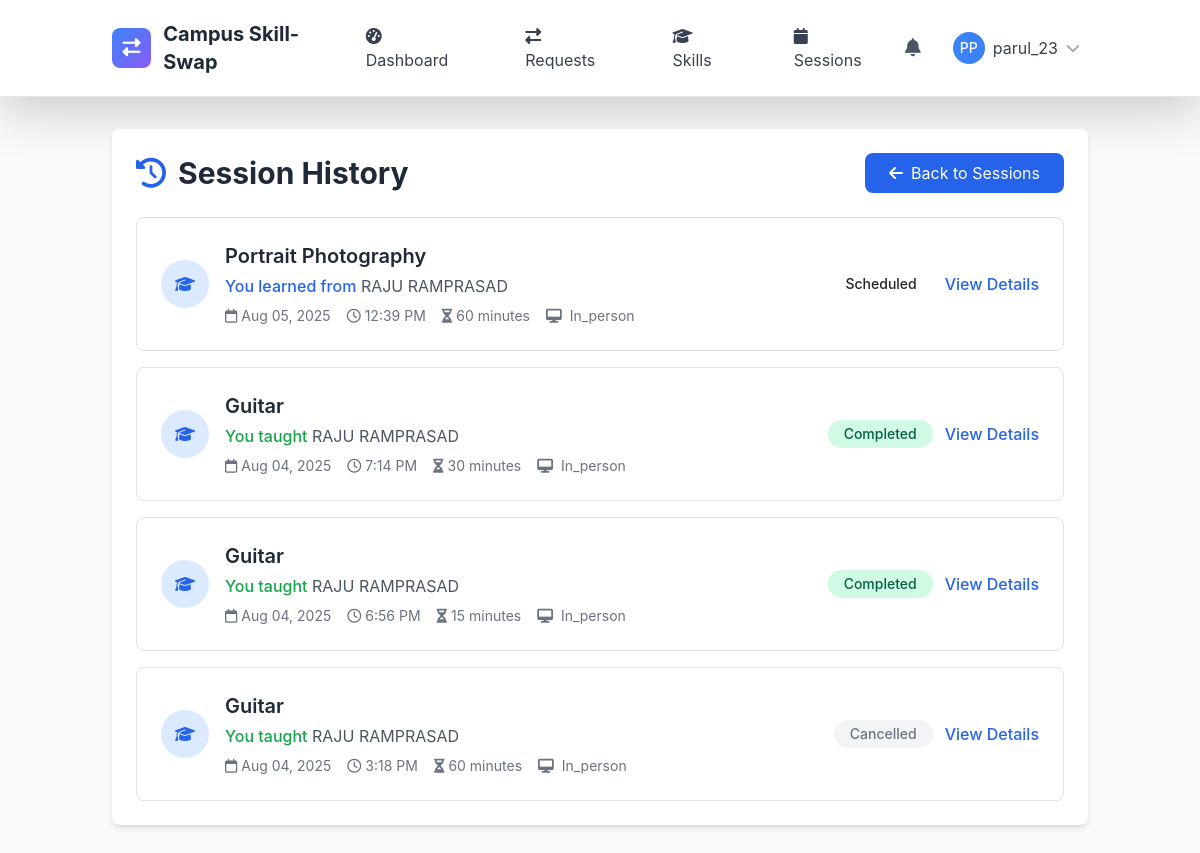
/sessions/history/ (signed in), run on the app's committed database.
### skill_sessions/models.py (models this page shows, shortened)
class SkillSwapSession(models.Model):
    STATUS_CHOICES = [
        ('scheduled', 'Scheduled'),
        ('in_progress', 'In Progress'),
        ('completed', 'Completed'),
        ('cancelled', 'Cancelled'),
        ('no_show', 'No Show'),
    ]
    request = models.OneToOneField(SkillSwapRequest, on_delete=models.CASCADE, related_name='session')
    teacher = models.ForeignKey(User, on_delete=models.CASCADE, related_name='teaching_sessions')
    learner = models.ForeignKey(User, on_delete=models.CASCADE, related_name='learning_sessions')
    skill = models.ForeignKey('skills.Skill', on_delete=models.CASCADE, related_name='skill_sessions')
    scheduled_date = models.DateTimeField()
    duration_minutes = models.PositiveIntegerField(default=60)
    format = models.CharField(max_length=20, choices=[
        ('online', 'Online'),
        ('in_person', 'In-Person'),
    ])
    location = models.CharField(max_length=200, blank=True)
    meeting_link = models.URLField(blank=True, help_text="For online sessions")
    status = models.CharField(max_length=20, choices=STATUS_CHOICES, default='scheduled')
    started_at = models.DateTimeField(null=True, blank=True)
    ended_at = models.DateTimeField(null=True, blank=True)
    actual_duration = models.PositiveIntegerField(null=True, blank=True, help_text="Actual duration in minutes")
    teacher_notes = models.TextField(blank=True, help_text="Private notes for the teacher")
    learner_notes = models.TextField(blank=True, help_text="Private notes for the learner")
    session_summary = models.TextField(blank=True, help_text="What was covered in this session")
    created_at = models.DateTimeField(auto_now_add=True)
    updated_at = models.DateTimeField(auto_now=True)
    class Meta:
        ordering = ['scheduled_date']
        db_table = 'swapsession'

### skills/models.py (models this page shows, shortened)
class Skill(models.Model):
    name = models.CharField(max_length=100)
    category = models.ForeignKey(SkillCategory, on_delete=models.CASCADE, related_name='skills')
    description = models.TextField(blank=True)
    is_popular = models.BooleanField(default=False)
    created_at = models.DateTimeField(auto_now_add=True)
    updated_at = models.DateTimeField(auto_now=True)
    class Meta:
        ordering = ['category__name', 'name']
        unique_together = ['name', 'category']

### skill_sessions/views.py (the view)
# urls.py: path('history/', views.SessionHistoryView.as_view(), name='session_history'),
class SessionHistoryView(LoginRequiredMixin, ListView):
    model = SkillSwapSession
    template_name = 'skill_sessions/session_history.html'
    context_object_name = 'sessions'
    def get_queryset(self):
        from django.db.models import Q
        return SkillSwapSession.objects.filter(
            Q(teacher=self.request.user) | Q(learner=self.request.user)
        ).filter(
            Q(status__in=['completed', 'cancelled', 'no_show']) |
            Q(scheduled_date__lt=timezone.now(), status='scheduled')
        ).select_related('teacher', 'learner', 'skill').order_by('-scheduled_date')
    def get_context_data(self, **kwargs):
        context = super().get_context_data(**kwargs)
        context.update(get_user_statistics(self.request.user))
        return context

### templates/skill_sessions/session_history.html (shortened to what this page needs)
{% extends 'base.html' %}
{% load static %}
{% block content %}
<div class="container mx-auto px-4 py-8">
    <div class="bg-white rounded-lg shadow-md p-6">
        <div class="flex items-center justify-between mb-6">
            <h1 class="text-3xl font-bold text-gray-800">
                <i class="fas fa-history mr-3 text-blue-600"></i>Session History
            </h1>
            <a href="{% url 'skill_sessions:my_sessions' %}" class="bg-blue-600 hover:bg-blue-700 text-white px-4 py-2 rounded-lg transition-colors">
                <i class="fas fa-arrow-left mr-2"></i>Back to Sessions
            </a>
        </div>
        {% if sessions %}
            <div class="space-y-4">
                {% for session in sessions %}
                    <div class="border rounded-lg p-4 hover:shadow-md transition-shadow">
                        <div class="flex items-center justify-between">
                            <div class="flex-1">
                                <div class="flex items-center space-x-4">
                                    <div class="flex-shrink-0">
                                        <div class="w-12 h-12 bg-blue-100 rounded-full flex items-center justify-center">
                                            <i class="fas fa-graduation-cap text-blue-600"></i>
                                        </div>
                                    </div>
                                    <div class="flex-1">
                                        <h3 class="text-xl font-semibold text-gray-800">{{ session.skill.name }}</h3>
                                        <div class="text-gray-600 mt-1">
                                            {% if session.teacher == user %}
                                                <span class="text-green-600 font-medium">You taught</span>
                                                {{ session.learner.get_full_name|default:session.learner.username }}
                                            {% else %}
                                                <span class="text-blue-600 font-medium">You learned from</span>
                                                {{ session.teacher.get_full_name|default:session.teacher.username }}
                                            {% endif %}
                                        </div>
                                        <div class="flex items-center space-x-4 mt-2 text-sm text-gray-500">
                                            <span><i class="far fa-calendar mr-1"></i>{{ session.scheduled_date|date:"M d, Y" }}</span>
                                            <span><i class="far fa-clock mr-1"></i>{{ session.scheduled_date|time:"g:i A" }}</span>
                                            <span><i class="fas fa-hourglass-half mr-1"></i>{{ session.duration_minutes }} minutes</span>
                                            <span class="capitalize">
                                                <i class="fas fa-{{ session.format|yesno:'desktop,map-marker-alt' }} mr-1"></i>
                                                {{ session.format|capfirst }}
                                            </span>
                                        </div>
                                    </div>
                                </div>
                            </div>
                            <div class="flex items-center space-x-3">
                                <span class="status-badge status-{{ session.status }} px-3 py-1 rounded-full text-sm font-medium">
                                    {{ session.get_status_display }}
                                </span>
                                <a href="{% url 'skill_sessions:session_detail' session.id %}"
                                   class="text-blue-600 hover:text-blue-800 font-medium">
                                    View Details
                                </a>
                            </div>
                        </div>
                    </div>
                {% endfor %}
            </div>
        {% endif %}
    </div>
</div>
{% endblock %}

### templates/base.html (shortened to what this page needs)
{% load static %}
<!DOCTYPE html>
<html lang="en" class="h-full">
<head>
    <script src="https://cdn.tailwindcss.com"></script>
    <link href="https://cdn.jsdelivr.net/npm/bootstrap@5.3.2/dist/css/bootstrap.min.css" rel="stylesheet">
    <link rel="stylesheet" href="https://cdnjs.cloudflare.com/ajax/libs/font-awesome/6.5.1/css/all.min.css">
</head>
<body class="bg-gray-50 h-full">
    <nav class="bg-white shadow-lg border-b">
        <div class="container mx-auto px-4">
            <div class="flex justify-between items-center py-3">
                <div class="flex items-center space-x-3">
                    <div class="w-10 h-10 gradient-bg rounded-lg flex items-center justify-center">
                        <i class="fas fa-exchange-alt text-white text-lg"></i>
                    </div>
                    <a href="{% url 'core:home' %}" class="text-xl font-bold text-gray-800 hover:text-blue-600 transition-colors">
                        Campus Skill-Swap
                    </a>
                </div>
                <div class="hidden md:flex items-center space-x-6">
                    {% if user.is_authenticated %}
                        <a href="{% url 'core:dashboard' %}" class="nav-link px-3 py-2 text-gray-700 hover:text-blue-600 transition-colors">
                            <i class="fas fa-tachometer-alt mr-2"></i>Dashboard
                        </a>
                        <a href="{% url 'skill_sessions:request_list' %}" class="nav-link px-3 py-2 text-gray-700 hover:text-blue-600 transition-colors">
                            <i class="fas fa-exchange-alt mr-2"></i>Requests
                        </a>
                        <a href="{% url 'skills:skill_list' %}" class="nav-link px-3 py-2 text-gray-700 hover:text-blue-600 transition-colors">
                            <i class="fas fa-graduation-cap mr-2"></i>Skills
                        </a>
                        <a href="{% url 'skill_sessions:session_management' %}" class="nav-link px-3 py-2 text-gray-700 hover:text-blue-600 transition-colors">
                            <i class="fas fa-calendar mr-2"></i>Sessions
                        </a>
                    {% endif %}
                </div>
                <div class="flex items-center space-x-4">
                    {% if user.is_authenticated %}
                        <div class="relative">
                            <button id="notificationBtn" class="relative p-2 text-gray-600 hover:text-blue-600 transition-colors">
                                <i class="fas fa-bell text-lg"></i>
                            </button>
                        </div>
                        <div class="relative">
                            <button id="userMenuBtn" class="flex items-center space-x-2 p-2 rounded-lg hover:bg-gray-100 transition-colors">
                                {% if user.profile.profile_picture %}
                                    <img src="{{ user.profile.profile_picture.url }}" alt="Profile" class="w-8 h-8 rounded-full">
                                {% else %}
                                    <div class="w-8 h-8 bg-blue-500 rounded-full flex items-center justify-center">
                                        <span class="text-white text-sm font-medium">{{ user.first_name|first|upper }}{{ user.last_name|first|upper }}</span>
                                    </div>
                                {% endif %}
                                <span class="hidden md:block text-gray-700">{{ user.username}}</span>
                                <i class="fas fa-chevron-down text-gray-400 text-sm"></i>
                            </button>
                        </div>
                    {% endif %}
                </div>
            </div>
        </div>
    </nav>
    <main class="min-h-screen">
        {% block content %}{% endblock %}
    </main>
</body>
</html>

### templates/base.html (style rules this page uses)
:root { --primary-color: #3B82F6; --secondary-color: #10B981; --accent-color: #8B5CF6; --warning-color: #F59E0B; --danger-color: #EF4444; }
body { font-family: 'Inter', -apple-system, BlinkMacSystemFont, sans-serif; }
.gradient-bg { background: linear-gradient(135deg, var(--primary-color) 0%, var(--accent-color) 100%); }

### templates/skill_sessions/session_history.html (style rules this page uses)
.status-badge.status-completed { background-color: #D1FAE5; color: #065F46; }
.status-badge.status-cancelled { background-color: #F3F4F6; color: #6B7280; }

### data on the page
SkillSwapSession: skill.name "Portrait Photography", teacher.get_full_name "RAJU RAMPRASAD", scheduled_date "Aug 05, 2025", scheduled_date "12:39 PM", duration_minutes "60", format "In_person", status "Scheduled"
SkillSwapSession: skill.name "Guitar", learner.get_full_name "RAJU RAMPRASAD", scheduled_date "Aug 04, 2025", scheduled_date "7:14 PM", duration_minutes "30", format "In_person", status "Completed"
SkillSwapSession: skill.name "Guitar", learner.get_full_name "RAJU RAMPRASAD", scheduled_date "Aug 04, 2025", scheduled_date "6:56 PM", duration_minutes "15", format "In_person", status "Completed"
SkillSwapSession: skill.name "Guitar", learner.get_full_name "RAJU RAMPRASAD", scheduled_date "Aug 04, 2025", scheduled_date "3:18 PM", duration_minutes "60", format "In_person", status "Cancelled"

### other printed values
{{ user.first_name|first|upper }} "P"
{{ user.last_name|first|upper }} "P"
{{ user.username }} "parul_23"
